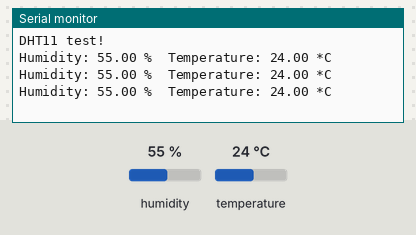
This sketch was run on a simulated Arduino Uno, built with avr-gcc and run on an emulated ATmega328P. Parts: the last lines printed to the serial monitor. The test bench sets the inputs (shaded band); at power-on: humidity 55 %, temperature 24 °C.

Above: at 3.8 s.
3.9 s: humidity set to 22 %
At 6.9 s:
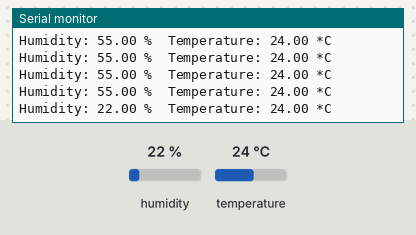
7.8 s: temperature set to 12 °C
At 10.1 s:
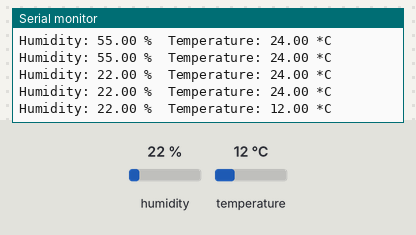
11.7 s: humidity set to 40 %
At 13.3 s:
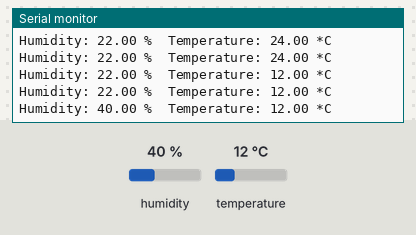
Timing chart, 0 to 14.8 s (numbered marks = the images above; inputs shaded):
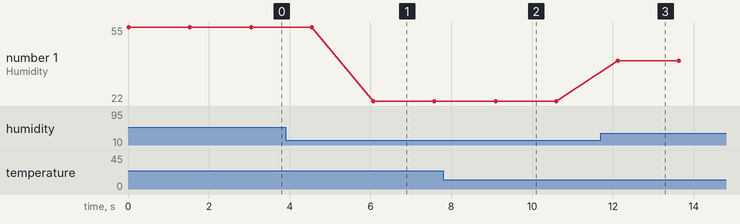

Measured:
- after the input at 3.9 s, the serial monitor: prints a new line after 2.2 s (image 1)
- after the input at 7.8 s, the serial monitor: prints a new line after 1.3 s (image 2)
- after the input at 11.7 s, the serial monitor: prints a new line after 0.43 s (image 3)
- plotted number 1: 55 → 22 after the input at 3.9 s, 22 → 40 after the input at 11.7 s

The sketch:

DHTtester.ino
```cpp
// Example testing sketch for various DHT humidity/temperature sensors
// Written by ladyada, public domain

#include "DHT.h"

#define DHTPIN 2     // what pin we're connected to

// Uncomment whatever type you're using!
#define DHTTYPE DHT11   // DHT 11
//#define DHTTYPE DHT22   // DHT 22  (AM2302)
//#define DHTTYPE DHT21   // DHT 21 (AM2301)

/*Notice: The DHT10 is different from other DHT* sensor ,it uses i2c interface rather than one wire*/
          /*So it doesn't require a pin.*/

//#define DHTTYPE DHT10

// Connect pin 1 (on the left) of the sensor to +5V
// Connect pin 2 of the sensor to whatever your DHTPIN is
// Connect pin 4 (on the right) of the sensor to GROUND
// Connect a 10K resistor from pin 2 (data) to pin 1 (power) of the sensor

DHT dht(DHTPIN, DHTTYPE);

void setup()
{

    Serial.begin(9600);
    Serial.println("DHT11 test!");
    Wire.begin();

    /*if using WIO link,must pull up the power pin.*/
    //pinMode(PIN_GROVE_POWER, OUTPUT);
    //digitalWrite(PIN_GROVE_POWER, 1);

    dht.begin();

}

void loop()
{
    float temp_hum_val[2] = {0};
    // Reading temperature or humidity takes about 250 milliseconds!
    // Sensor readings may also be up to 2 seconds 'old' (its a very slow sensor)


    if(!dht.readTempAndHumidity(temp_hum_val)){
        Serial.print("Humidity: ");
        Serial.print(temp_hum_val[0]);
        Serial.print(" %\t");
        Serial.print("Temperature: ");
        Serial.print(temp_hum_val[1]);
        Serial.println(" *C");
    }
    else{
       Serial.println("Failed to get temprature and humidity value.");
    }

   delay(1500);
}
```
